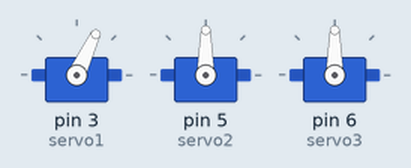
This sketch was run on a simulated Arduino Uno, built with avr-gcc and run on an emulated ATmega328P. Parts: 3 × servo.

Above: at 0.81 s.
At 1.94 s:
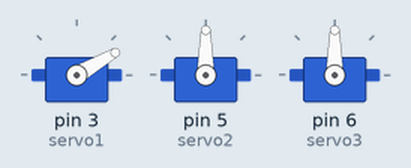
At 3.0 s:
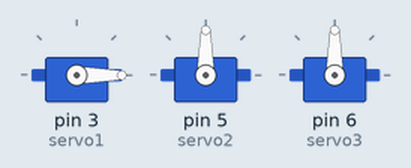
Timing chart, 0 to 4.5 s (numbered marks = the images above):
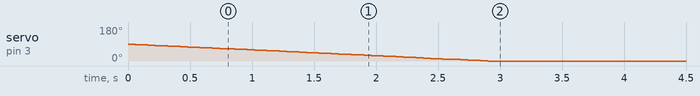

The sketch:

set_servo_range.ino
```cpp
#include <VarSpeedServo.h>

VarSpeedServo servo1;
VarSpeedServo servo2;
VarSpeedServo servo3;


void setup() {
  // First we attach our servo + indicate the range of PWM it operates in
  // The order of input is pin_number, minimum PWM, maximum PWM
  // This will specify your 180 degree range
  // These are the ones I use for mine as an indicator of the rough values you'll be using
  servo1.attach(3, 510, 2415);
  servo2.attach(5, 566, 2365);
  servo3.attach(6, 678, 2475);

  servo1.write(0, 20, false);  // This would be 0 degrees
  servo2.write(90, 20, false); // This would be 90 degrees
  servo3.write(90, 20, false); // This would be 90 degrees
}

void loop() {
  // put your main code here, to run repeatedly:

}
```

Measured:
- by itself, servo on pin 3 (servo1): moves from 90° to 0° over 2.9 s
